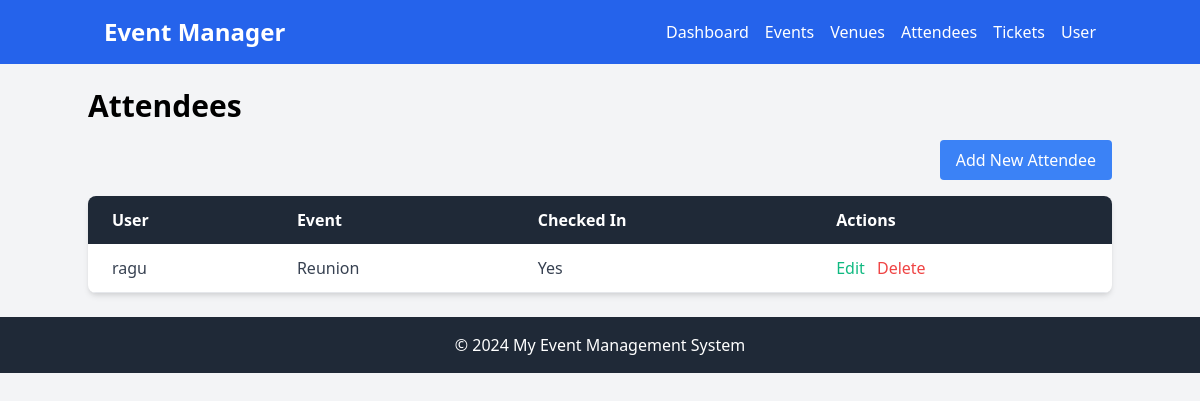
The app's page /attendees/ with its own data.
### event_app/models.py (models this page shows, shortened)
class Attendee(models.Model):
    user = models.ForeignKey(User, on_delete=models.CASCADE)
    event = models.ForeignKey(Event, on_delete=models.CASCADE)
    checked_in = models.BooleanField(default=False)

class Event(models.Model):
    title = models.CharField(max_length=200)
    description = models.TextField()
    venue = models.ForeignKey(Venue, on_delete=models.CASCADE)
    start_time = models.DateTimeField()
    end_time = models.DateTimeField()
    organizer = models.ForeignKey(User, on_delete=models.CASCADE)
    max_attendees = models.PositiveIntegerField()

### event_app/views.py (the view)
# urls.py: path('attendees/', AttendeeListView.as_view(), name='attendee-list'),
class AttendeeListView(ListView):
    model = Attendee
    template_name = 'attendees/attendee_list.html'
    context_object_name = 'attendees'

### templates/attendees/attendee_list.html (shortened to what this page needs)
{% extends 'base.html' %}
{% block content %}
<div class="container mx-auto mt-6">
    <h1 class="text-3xl font-bold mb-4">Attendees</h1>
    <div class="flex justify-end mb-4">
        <a href="{% url 'attendee-create' %}" class="bg-blue-500 text-white px-4 py-2 rounded hover:bg-blue-600">Add New Attendee</a>
    </div>
    <div class="bg-white shadow-md rounded-lg overflow-x-auto">
        <table class="min-w-full table-auto">
            <thead>
                <tr class="bg-gray-800 text-white text-left">
                    <th class="py-3 px-6">User</th>
                    <th class="py-3 px-6">Event</th>
                    <th class="py-3 px-6">Checked In</th>
                    <th class="py-3 px-6">Actions</th>
                </tr>
            </thead>
            <tbody class="text-gray-700">
                {% for attendee in attendees %}
                    <tr class="border-b hover:bg-gray-100">
                        <td class="py-3 px-6">{{ attendee.user.username }}</td>
                        <td class="py-3 px-6">{{ attendee.event.title }}</td>
                        <td class="py-3 px-6">{{ attendee.checked_in|yesno:"Yes,No" }}</td>
                        <td class="py-3 px-6">
                            <a href="{% url 'attendee-update' attendee.pk %}" class="text-green-500 hover:text-green-700">Edit</a>
                            <a href="{% url 'attendee-delete' attendee.pk %}" class="text-red-500 hover:text-red-700 ml-2">Delete</a>
                        </td>
                    </tr>
                {% empty %}
                    <tr>
                        <td colspan="4" class="text-center py-3 px-6 text-gray-500">No attendees found</td>
                    </tr>
                {% endfor %}
            </tbody>
        </table>
    </div>
</div>
{% endblock %}

### records on screen
Attendee: user.username "ragu", event "Reunion", checked_in "Yes"
